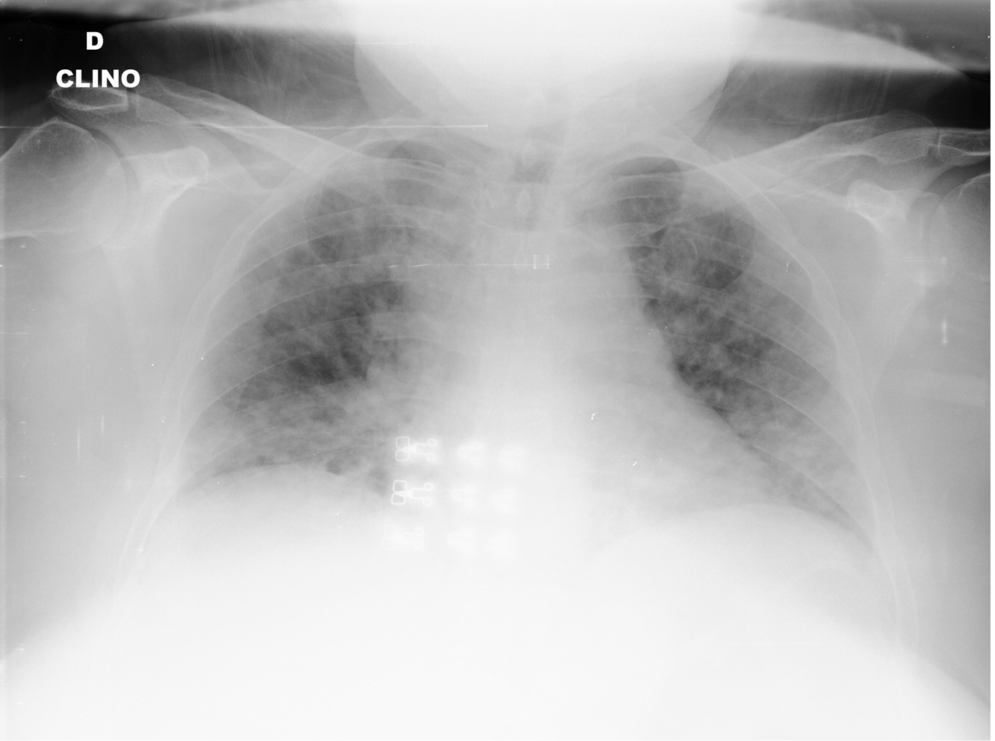
#> input picture xrayClassification/images/covid-19/01E392EE-69F9-4E33-BFCE-E5C968654078.jpeg, 1989 x 1482 px, found by its file name (shown at 1/2 size); its folder holds only this picture in this run
$ python pre.py
#> lines starting #> are read from the running program, lines starting #| are printed output that depends on the picture
import numpy as np
import matplotlib.pyplot as plt
import os
import cv2
import random

os.environ['TF_CPP_MIN_LOG_LEVEL'] = '2'

DATADIR = "/Users/adsunarto/Documents/covid-xray/images"
CATEGORIES = ["covid-19", "not-covid-19"]

IMG_SIZE = 1000
training_data = []

def create_training_data():
  for category in CATEGORIES:
    path = os.path.join(DATADIR, category)
    class_num = CATEGORIES.index(category)
    for img in os.listdir(path):
      try:
        img_array = cv2.imread(os.path.join(path,img), cv2.IMREAD_GRAYSCALE)
#> img_array is the input picture: shape (1482, 1989); min 0, max 255, mean 186.8
        new_array = cv2.resize(img_array, (IMG_SIZE, IMG_SIZE))
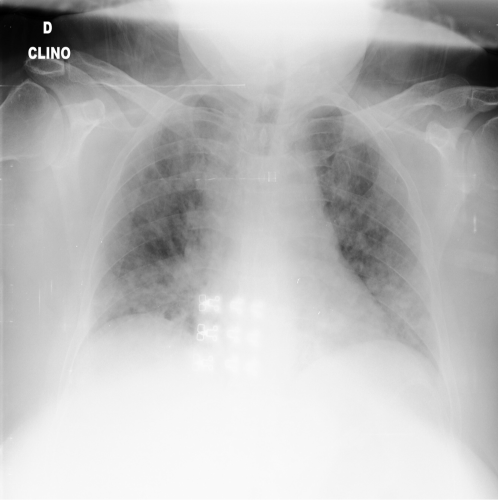
#> new_array: shape (1000, 1000) (shown at 1/2 size); min 0, max 255, mean 186.7
        training_data.append([new_array, class_num])
      except Exception as e:
        pass
#> pass 2 of the loop in create_training_data, `for category in CATEGORIES:`:
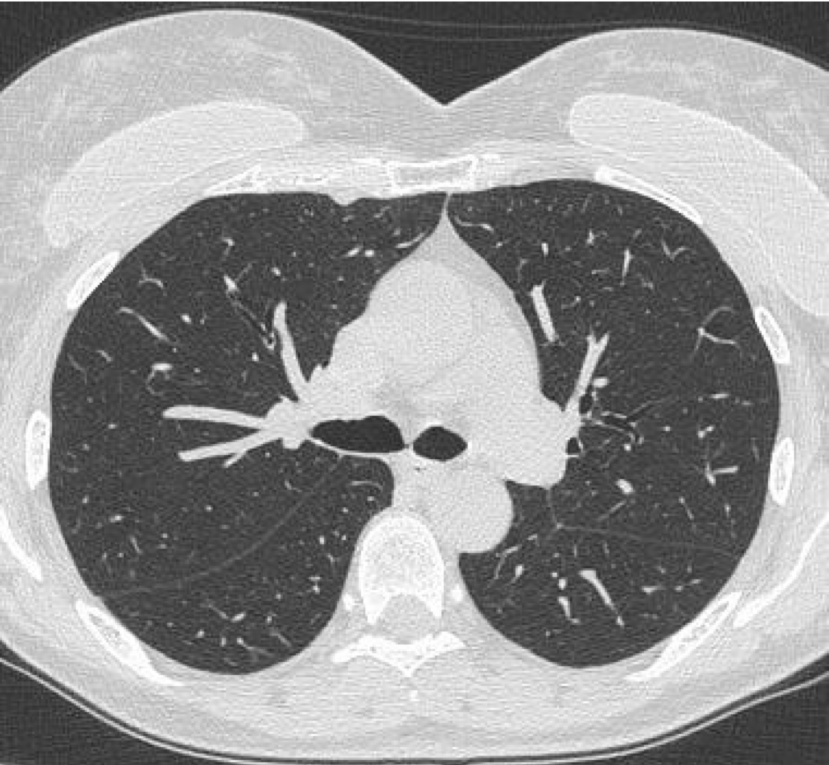
#> input picture xrayClassification/images/not-covid-19/5083A6B7-8983-472E-A427-570A3E03DDEE.jpeg, 1657 x 1530 px, found by its file name (shown at 1/2 size)
#> in create_training_data, img_array is the input picture: shape (1530, 1657); min 33, max 255, mean 149.9
#> in create_training_data, `new_array = cv2.resize(img_array, (IMG_SIZE, IMG_SIZE))`:
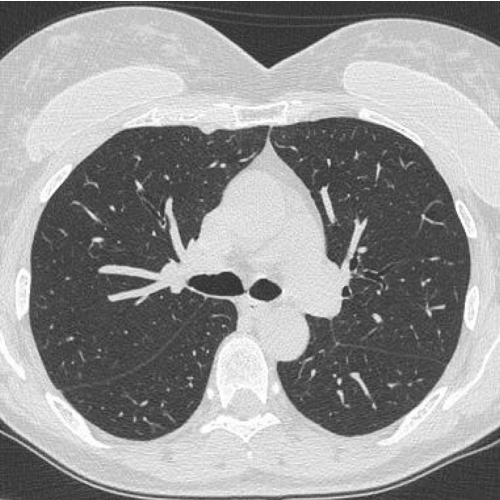
#> new_array: shape (1000, 1000) (shown at 1/2 size); min 34, max 255, mean 149.8

create_training_data()
random.shuffle(training_data)

X = [] # feature set
y = [] # labels

for features, label in training_data:
  X.append(features)
  y.append(label)
#> this loop made 2 passes
#> label on passes 1 to 2: 0, 1
#> after the loop, X = 2 items; y = [0, 1]

X = np.array(X).reshape(-1, IMG_SIZE, IMG_SIZE, 1)
y = np.array(y)

import pickle

pickle_out = open("X.pickle", "wb")
pickle.dump(X, pickle_out)
pickle_out.close()

pickle_out = open("y.pickle", "wb")
pickle.dump(y, pickle_out)
pickle_out.close()
